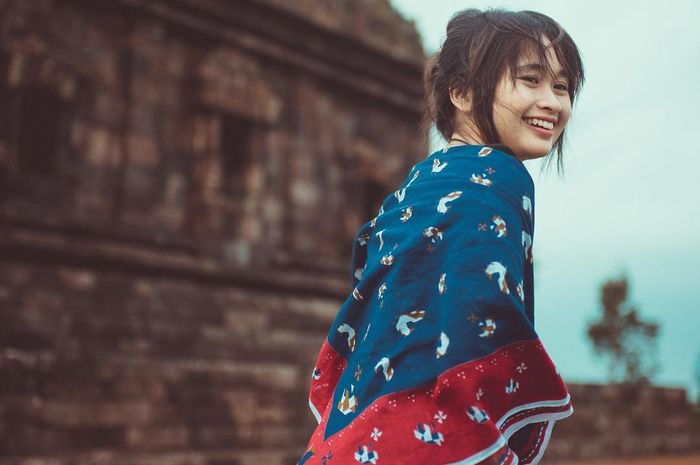
#> input picture image/grite_2.jpg, 700 x 465 px, given in place of the camera
$ jupyter execute Untitled.ipynb
#> lines starting #> are read from the running program, lines starting #| are printed output that depends on the picture; after the words box and inside, x2 and y2 are one past the last pixel; in counts of white or black regions, pixels touching at a corner belong together
[cell 1]
import cv2
import numpy as np

v = cv2.VideoCapture(0)
_,k = v.read()
#> k is the input picture: shape (465, 700, 3); mean B, G, R 95.6, 93.8, 100.7
while True:
    ret, frame = v.read();
    res = cv2.cvtColor(frame, cv2.COLOR_RGB2HSV)
#> res: shape (465, 700, 3); mean H, S, V 91.8, 83.9, 116.1

    lower_blue = np.array([110,50,50])
    upper_blue = np.array([130,255,255])
    # Threshold the HSV image to get only blue colors
    mask = cv2.inRange(res, lower_blue, upper_blue)
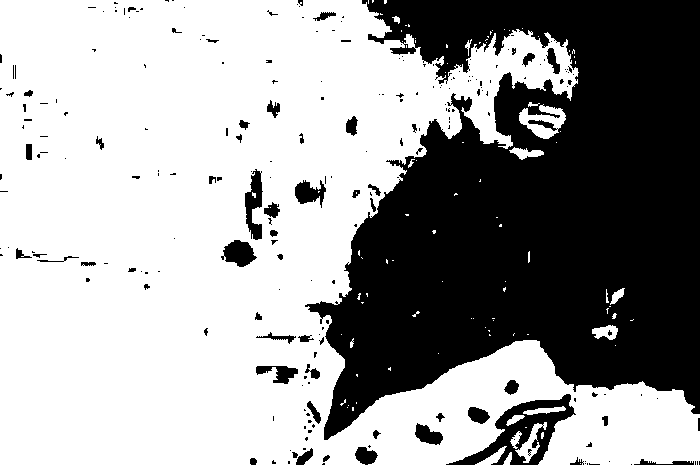
#> mask: shape (465, 700); 62.2% white; 233 black regions (176 under 20 px), largest, box (x1, y1, x2, y2) and area: (305, 0, 700, 440) 112778, (446, 394, 576, 465) 3026, (245, 169, 263, 240) 735

#     vis = np.concatenate((frame, mask), axis=1)
    cv2.imshow("gray",res);
    cv2.imshow("gray2",mask);
    k = frame;
    if cv2.waitKey(1) & 0xFF == ord("q"):
#> (key q is pressed here)
        break;
v.release()
cv2.destroyWindow("gray")
cv2.destroyWindow("gray2")

[cell 2]
import cv2
import numpy as np


face_cascade = cv2.CascadeClassifier('haarcascade_frontalface_default.xml')
eye_cascade = cv2.CascadeClassifier('haarcascade_eye.xml')

v = cv2.VideoCapture(0)
_,k = v.read()
while True:
    ret, frame = v.read();
    img = frame
    gray = cv2.cvtColor(frame, cv2.COLOR_RGB2GRAY)
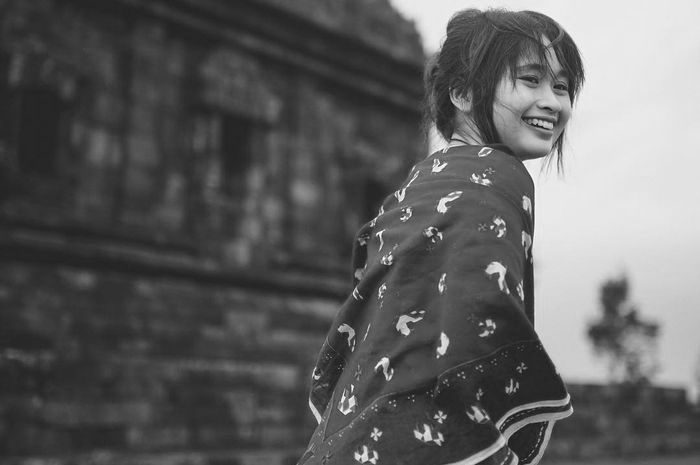
#> gray: shape (465, 700); min 12, max 253, mean 95.2

    faces = face_cascade.detectMultiScale(gray, 1.3, 5)
#> faces = ()
    for (x,y,w,h) in faces:
        cv2.rectangle(img,(x,y),(x+w,y+h),(255,0,0),2)
        roi_gray = gray[y:y+h, x:x+w]
        roi_color = img[y:y+h, x:x+w]
        eyes = eye_cascade.detectMultiScale(roi_gray)
        for (ex,ey,ew,eh) in eyes:
            cv2.rectangle(roi_color,(ex,ey),(ex+ew,ey+eh),(0,255,0),2)
#> this loop made 0 passes


    vis = np.concatenate((frame, img), axis=1)
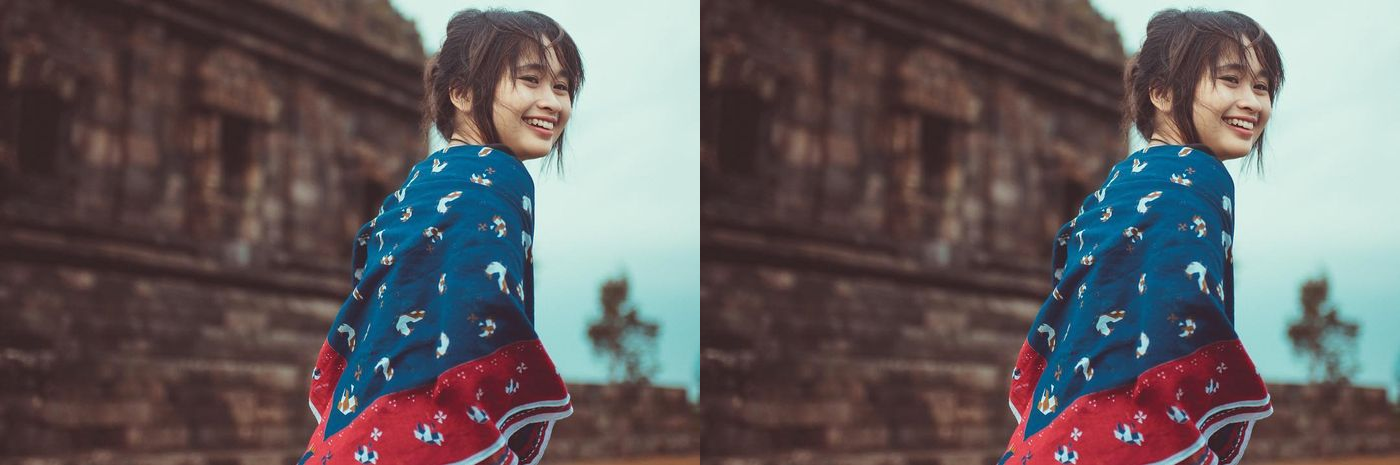
#> vis: shape (465, 1400, 3); mean B, G, R 95.6, 93.8, 100.7
    cv2.imshow("gray",vis);
    k = frame;
    if cv2.waitKey(1) & 0xFF == ord("q"):
#> (key q is pressed here)
        break;
v.release()
cv2.destroyWindow("gray")
cv2.destroyWindow("gray2")

$ run again, on image/lala.JPG
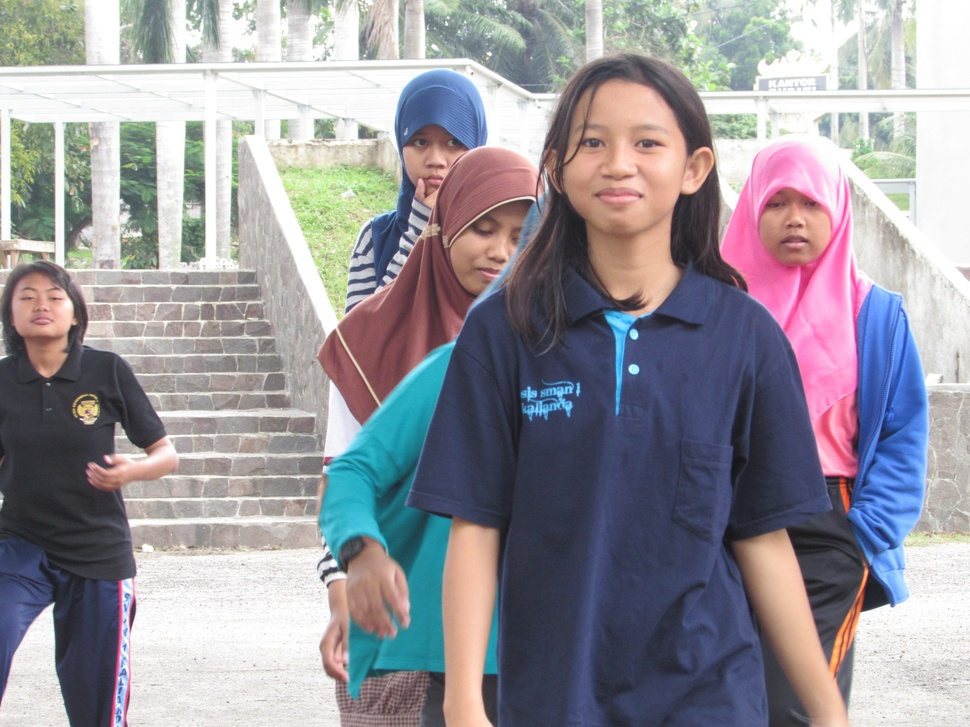
#> input picture image/lala.JPG, 970 x 727 px, shrunk from 4000 x 3000 before the run, given in place of the camera
#> k is the input picture: shape (727, 970, 3); mean B, G, R 155.3, 148.6, 151.4
#> res: shape (727, 970, 3); mean H, S, V 65.8, 54.8, 169
#> `mask = cv2.inRange(res, lower_blue, upper_blue)`:
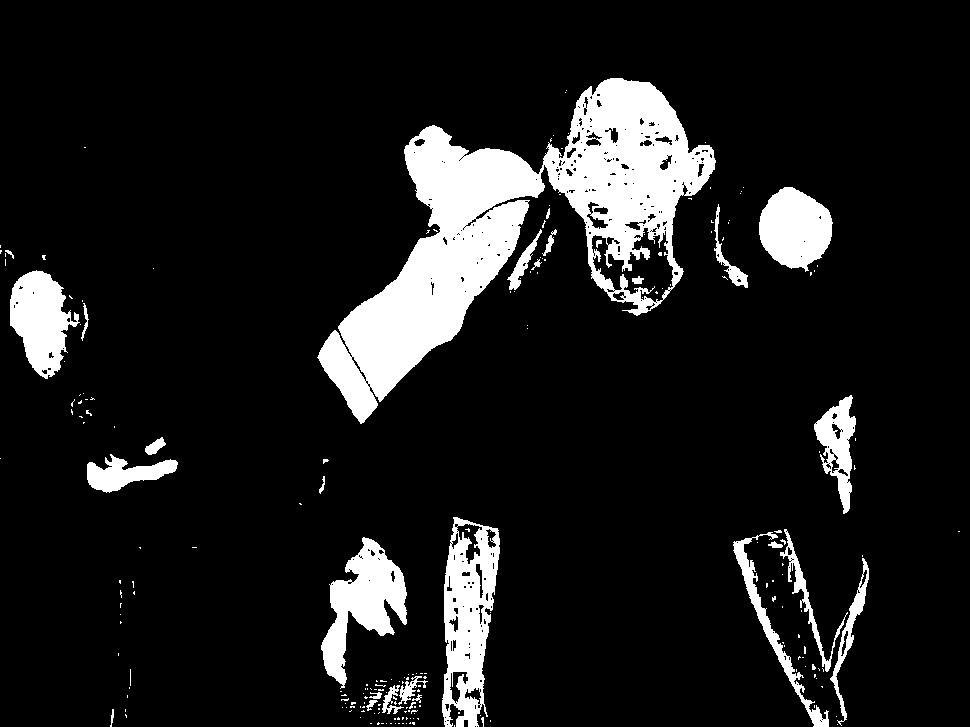
#> mask: shape (727, 970); 11.2% white; 220 white regions (191 under 20 px), largest, box (x1, y1, x2, y2) and area: (317, 78, 716, 424) 45513, (442, 517, 500, 727) 7339, (321, 537, 407, 689) 5719
#> faces = [[11, 274, 62, 62], [749, 171, 89, 89], [553, 90, 138, 138]]
#> the loop `for (x,y,w,h) in faces:` made 3 passes
#> `vis = np.concatenate((frame, img), axis=1)`:
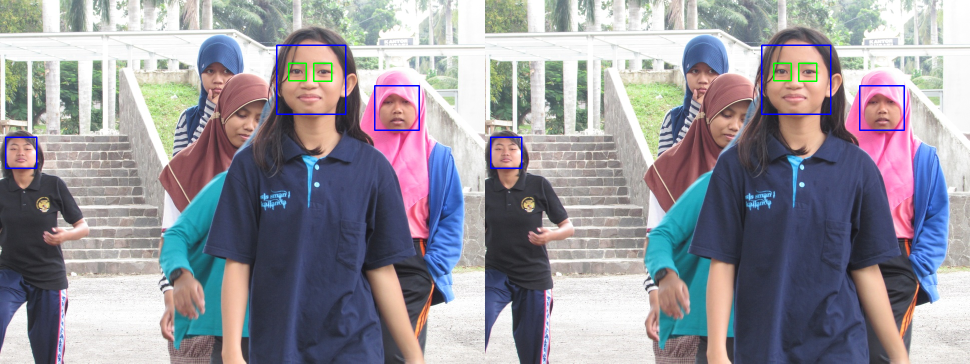
#> vis: shape (727, 1940, 3) (shown at 1/2 size); mean B, G, R 155.8, 148.1, 150.3
